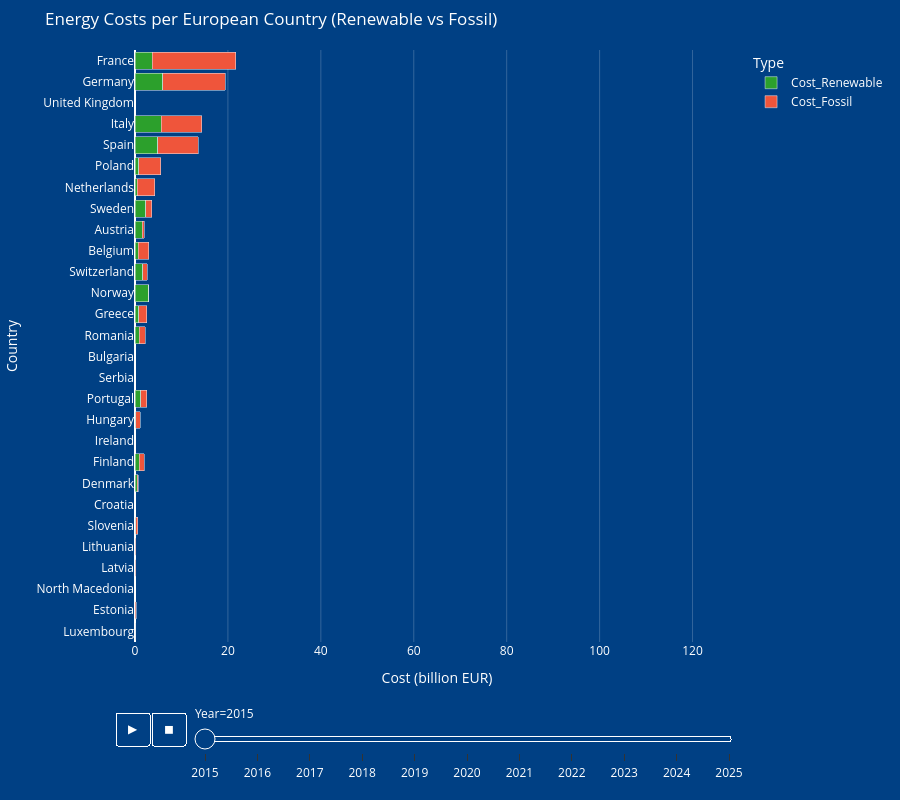

The notebook cell saved with this chart:
### Markdown cell above
Financially, the journey is demanding. Our **Energy Costs per European Country (Renewable vs Fossil)** horizontal bar chart highlights the fluctuating financial commitments over time, with leading economies like France, Germany, the UK, Italy, and Spain seeing costs exceed €20 billion in 2015, peaking above €100 billion in 2022, before moderating to under €20 billion in 2025. The peak in 2022 can possibly be attributed to the increased energy demand due to the pandemic and growing tension between Russia and Ukraine (Cevik et al., 2022).

### Code cell
import pandas as pd
import plotly.express as px

# 1) Data laden en bewerken
price = pd.read_csv('european_wholesale_electricity_price_data_monthly.csv', parse_dates=['Date'])
gen = pd.read_csv('data2.csv', skiprows=7,
                  names=['Country','Time','Balance','Product','Value','Unit'],
                  low_memory=False)

gen = gen[gen['Balance']=='Net Electricity Production'].copy()
gen['Time'] = pd.to_datetime(gen['Time'], format='%B %Y')
gen['Value'] = pd.to_numeric(gen['Value'], errors='coerce')

total_prod = gen[gen['Product']=='Electricity'][['Country','Time','Value']].rename(columns={'Value':'Total_GWh'})
renew_prod = gen[gen['Product']=='Total Renewables (Hydro, Geo, Solar, Wind, Other)'][['Country','Time','Value']].rename(columns={'Value':'Renewable_GWh'})

df = total_prod.merge(renew_prod, on=['Country','Time'], how='inner')
df = df.merge(
    price[['Country','Date','Price (EUR/MWhe)']].rename(columns={'Date':'Time','Price (EUR/MWhe)':'Price'}),
    on=['Country','Time'], how='inner'
)

df['Total_MWh']     = df['Total_GWh'] * 1000
df['Renewable_MWh'] = df['Renewable_GWh'] * 1000
df['Cost_Total']    = df['Price'] * df['Total_MWh']
df['Cost_Renewable']= df['Price'] * df['Renewable_MWh']
df['Cost_Fossil']   = df['Cost_Total'] - df['Cost_Renewable']

df['Year'] = df['Time'].dt.year
agg = df.groupby(['Year','Country'])[['Cost_Renewable','Cost_Fossil','Cost_Total']].sum() / 1e9
agg = agg.reset_index()

# 2) Fixed vertical order gebaseerd op laatste jaar
last_year   = agg['Year'].max()
fixed_order = (
    agg[agg['Year']==last_year]
    .sort_values('Cost_Total', ascending=False)['Country']
    .tolist()
)

# 3) Maak animated bar chart met fixed order, Renewable in groen
fig = px.bar(
    agg,
    x=['Cost_Renewable','Cost_Fossil'],
    y='Country',
    orientation='h',
    animation_frame='Year',
    category_orders={'Year': sorted(agg['Year'].unique()), 'Country': fixed_order},
    labels={'value':'Cost (billion EUR)','variable':'Type','Country':'Country','Year':'Year'},
    title='Energy Costs per European Country (Renewable vs Fossil)',
    color_discrete_map={'Cost_Renewable':'#2CA02C'}  # Renewable in groen
)

fig.update_layout(
    barmode='stack',
    height=800,
    margin=dict(l=50, r=20, t=50, b=50),
    transition={'duration':1000,'easing':'cubic-in-out'}
)

# 4) Smooth slider
if fig.layout.sliders:
    fig.layout.sliders[0].transition = {'duration':1000,'easing':'cubic-in-out'}

# 5) Fixed reversed y-axis
fig.update_yaxes(autorange='reversed', categoryorder='array', categoryarray=fixed_order)

# 6) Definieer per-jaar x-as limieten
year_max = {
    **{yr: 30  for yr in range(2015, 2021)},
    **{yr: 130 for yr in (2021,2022,2023)},
    2025: 30
}

# 7) Pas per-frame x-as en forceer redraw
for frame in fig.frames:
    yr = int(frame.name)
    if yr in year_max:
        frame.layout.xaxis.range     = [0, year_max[yr]]
        frame.layout.xaxis.autorange = False
    else:
        frame.layout.xaxis.autorange = True
    frame.layout.yaxis = {'autorange':'reversed'}

updater = fig.layout.updatemenus[0].buttons[0].args[1]
updater['frame']['redraw']      = True
updater['transition']['duration']= 1000
updater['transition']['easing']  = 'cubic-in-out'
updater['frame']['duration']     = 2000
updater['frame']['easing']       = 'cubic-in-out'

# 8) Optioneel: forceer basislayout op langst geldende max
global_max = max(year_max.values())
fig.update_xaxes(range=[0, global_max], autorange=False, rangemode='tozero')

fig.update_layout(
    paper_bgcolor='#004084',
    plot_bgcolor='#004084'
)

# As- en gridlijnen wit
fig.update_xaxes(showgrid=True, gridcolor='rgba(255,255,255,0.2)', zerolinecolor='white', color='white')
fig.update_yaxes(showgrid=False, color='white')

# Titel- en legend-teksten wit
fig.update_layout(
    title_font_color='white',
    legend_font_color='white'
)

# Slider en knoppen styling
if fig.layout.sliders:
    s = fig.layout.sliders[0]
    s.bgcolor      = '#004084'
    s.bordercolor  = 'white'
    s.borderwidth  = 1
    s.font.color   = 'white'
    s.currentvalue.font.color = 'white'

if fig.layout.updatemenus:
    u = fig.layout.updatemenus[0]
    u.bgcolor     = '#004084'
    u.bordercolor = 'white'
    u.borderwidth = 1
    u.font.color  = 'white'

# 9) Render
fig.show()

### Figure 1 — Plotly figure (JSON) as saved in the notebook; plotly's stock layout.template omitted (floating-point values rounded to 4 significant figures)
{"data": [{"alignmentgroup": "True", "hovertemplate": "Type=Cost_Renewable<br>Year=2015<br>Cost (billion EUR)=%{x}<br>Country=%{y}<extra></extra>", "legendgroup": "Cost_Renewable", "marker": {"color": "#2CA02C", "pattern": {"shape": ""}}, "name": "Cost_Renewable", "offsetgroup": "Cost_Renewable", "orientation": "h", "showlegend": true, "textposition": "auto", "type": "bar", "x": [1.523, 0.6775, 0.4431, 0.04357, 0.8795, 3.709, 5.939, 0.7589, 0.1206, 5.644, 0.104, 0.09539, 0.05841, 0.5343, 2.915, 0.8162, 1.245, 0.9418, 0.1875, 4.844, 2.266, 1.652], "xaxis": "x", "y": ["Austria", "Belgium", "Denmark", "Estonia", "Finland", "France", "Germany", "Greece", "Hungary", "Italy", "Latvia", "Lithuania", "Luxembourg", "Netherlands", "Norway", "Poland", "Portugal", "Romania", "Slovenia", "Spain", "Sweden", "Switzerland"], "yaxis": "y"}, {"alignmentgroup": "True", "hovertemplate": "Type=Cost_Fossil<br>Year=2015<br>Cost (billion EUR)=%{x}<br>Country=%{y}<extra></extra>", "legendgroup": "Cost_Fossil", "marker": {"color": "#EF553B", "pattern": {"shape": ""}}, "name": "Cost_Fossil", "offsetgroup": "Cost_Fossil", "orientation": "h", "showlegend": true, "textposition": "auto", "type": "bar", "x": [0.436, 2.329, 0.2304, 0.2407, 1.092, 17.95, 13.5, 1.732, 1.03, 8.681, 0.1062, 0.1005, 0.02861, 3.712, 0.06704, 4.778, 1.316, 1.298, 0.407, 8.758, 1.302, 0.9779], "xaxis": "x", "y": ["Austria", "Belgium", "Denmark", "Estonia", "Finland", "France", "Germany", "Greece", "Hungary", "Italy", "Latvia", "Lithuania", "Luxembourg", "Netherlands", "Norway", "Poland", "Portugal", "Romania", "Slovenia", "Spain", "Sweden", "Switzerland"], "yaxis": "y"}], "layout": {"barmode": "stack", "height": 800, "legend": {"font": {"color": "white"}, "title": {"text": "Type"}, "tracegroupgap": 0}, "margin": {"b": 50, "l": 50, "r": 20, "t": 50}, "paper_bgcolor": "#004084", "plot_bgcolor": "#004084", "sliders": [{"active": 0, "bgcolor": "#004084", "bordercolor": "white", "borderwidth": 1, "currentvalue": {"font": {"color": "white"}, "prefix": "Year="}, "font": {"color": "white"}, "len": 0.9, "pad": {"b": 10, "t": 60}, "steps": [{"args": [["2015"], {"frame": {"duration": 0, "redraw": true}, "fromcurrent": true, "mode": "immediate", "transition": {"duration": 0, "easing": "linear"}}], "label": "2015", "method": "animate"}, {"args": [["2016"], {"frame": {"duration": 0, "redraw": true}, "fromcurrent": true, "mode": "immediate", "transition": {"duration": 0, "easing": "linear"}}], "label": "2016", "method": "animate"}, {"args": [["2017"], {"frame": {"duration": 0, "redraw": true}, "fromcurrent": true, "mode": "immediate", "transition": {"duration": 0, "easing": "linear"}}], "label": "2017", "method": "animate"}, {"args": [["2018"], {"frame": {"duration": 0, "redraw": true}, "fromcurrent": true, "mode": "immediate", "transition": {"duration": 0, "easing": "linear"}}], "label": "2018", "method": "animate"}, {"args": [["2019"], {"frame": {"duration": 0, "redraw": true}, "fromcurrent": true, "mode": "immediate", "transition": {"duration": 0, "easing": "linear"}}], "label": "2019", "method": "animate"}, {"args": [["2020"], {"frame": {"duration": 0, "redraw": true}, "fromcurrent": true, "mode": "immediate", "transition": {"duration": 0, "easing": "linear"}}], "label": "2020", "method": "animate"}, {"args": [["2021"], {"frame": {"duration": 0, "redraw": true}, "fromcurrent": true, "mode": "immediate", "transition": {"duration": 0, "easing": "linear"}}], "label": "2021", "method": "animate"}, {"args": [["2022"], {"frame": {"duration": 0, "redraw": true}, "fromcurrent": true, "mode": "immediate", "transition": {"duration": 0, "easing": "linear"}}], "label": "2022", "method": "animate"}, {"args": [["2023"], {"frame": {"duration": 0, "redraw": true}, "fromcurrent": true, "mode": "immediate", "transition": {"duration": 0, "easing": "linear"}}], "label": "2023", "method": "animate"}, {"args": [["2024"], {"frame": {"duration": 0, "redraw": true}, "fromcurrent": true, "mode": "immediate", "transition": {"duration": 0, "easing": "linear"}}], "label": "2024", "method": "animate"}, {"args": [["2025"], {"frame": {"duration": 0, "redraw": true}, "fromcurrent": true, "mode": "immediate", "transition": {"duration": 0, "easing": "linear"}}], "label": "2025", "method": "animate"}], "transition": {"duration": 1000, "easing": "cubic-in-out"}, "x": 0.1, "xanchor": "left", "y": 0, "yanchor": "top"}], "title": {"font": {"color": "white"}, "text": "Energy Costs per European Country (Renewable vs Fossil)"}, "transition": {"duration": 1000, "easing": "cubic-in-out"}, "updatemenus": [{"bgcolor": "#004084", "bordercolor": "white", "borderwidth": 1, "buttons": [{"args": [null, {"frame": {"duration": 2000, "easing": "cubic-in-out", "redraw": true}, "fromcurrent": true, "mode": "immediate", "transition": {"duration": 1000, "easing": "cubic-in-out"}}], "label": "&#9654;", "method": "animate"}, {"args": [[null], {"frame": {"duration": 0, "redraw": true}, "fromcurrent": true, "mode": "immediate", "transition": {"duration": 0, "easing": "linear"}}], "label": "&#9724;", "method": "animate"}], "direction": "left", "font": {"color": "white"}, "pad": {"r": 10, "t": 70}, "showactive": false, "type": "buttons", "x": 0.1, "xanchor": "right", "y": 0, "yanchor": "top"}], "xaxis": {"anchor": "y", "autorange": false, "color": "white", "domain": [0, 1], "gridcolor": "rgba(255,255,255,0.2)", "range": [0, 130], "rangemode": "tozero", "showgrid": true, "title": {"text": "Cost (billion EUR)"}, "zerolinecolor": "white"}, "yaxis": {"anchor": "x", "autorange": "reversed", "categoryarray": ["France", "Germany", "United Kingdom", "Italy", "Spain", "Poland", "Netherlands", "Sweden", "Austria", "Belgium", "Switzerland", "Norway", "Greece", "Romania", "Bulgaria", "Serbia", "Portugal", "Hungary", "Ireland", "Finland", "Denmark", "Croatia", "Slovenia", "Lithuania", "Latvia", "North Macedonia", "Estonia", "Luxembourg"], "categoryorder": "array", "color": "white", "domain": [0, 1], "showgrid": false, "title": {"text": "Country"}}}}
